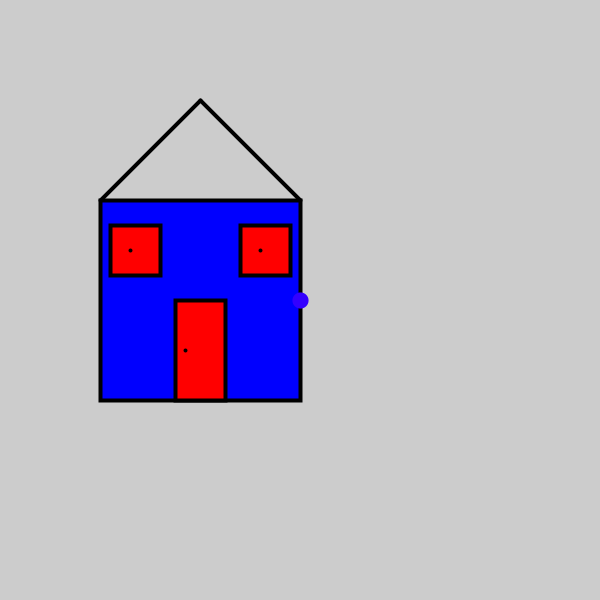
Frame 1 (no input)
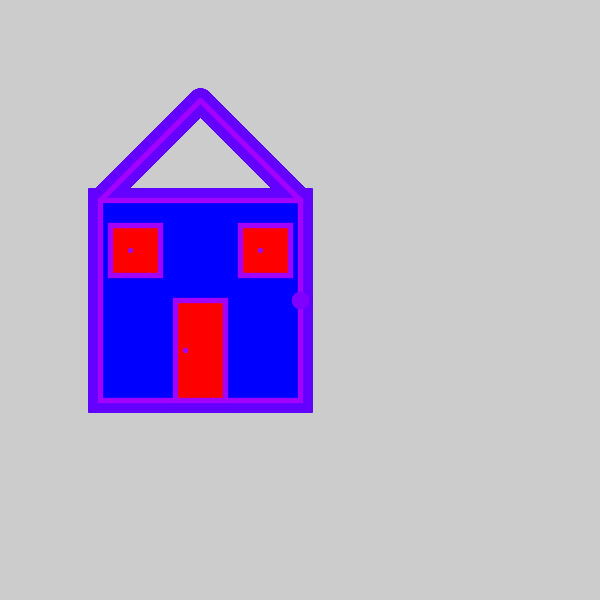
Frame 60 (the mouse pressed at the canvas centre just before this capture)
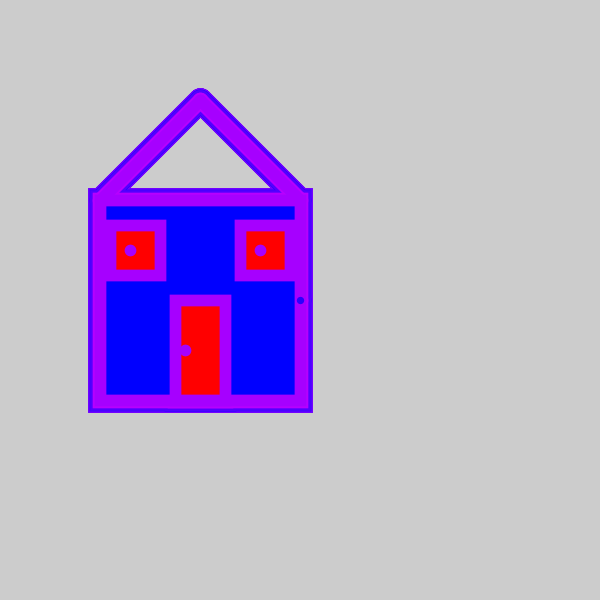
Frame 120 (the mouse held since frame 60 and released just before this capture)

The Processing sketch that drew these frames (run headless with seeded random() and noise(); from frame 60 on, the mouse is pressed at the canvas centre):

// Processing sketch: processing_151398
// ── processing_151398.pde

void setup()
{
  size(600,600);
  strokeWeight(4);
}

void draw()
{
  fill(0,0,256);
  rect(100,200,200,200);
  fill(256,0,0);
  rect(175,300,50,100);
  point(185,350);
  line(100,200,200,100);
  line(200,100,300,200);
  fill(256,0,0);
  rect(110,225,50,50);
  fill(256,0,0);
  rect(240,225,50,50);
  point(130,250);
  point(260,250);
  smooth();
  strokeWeight(random(25));
  stroke(random(200),0,256);
  point(300,300);
}
